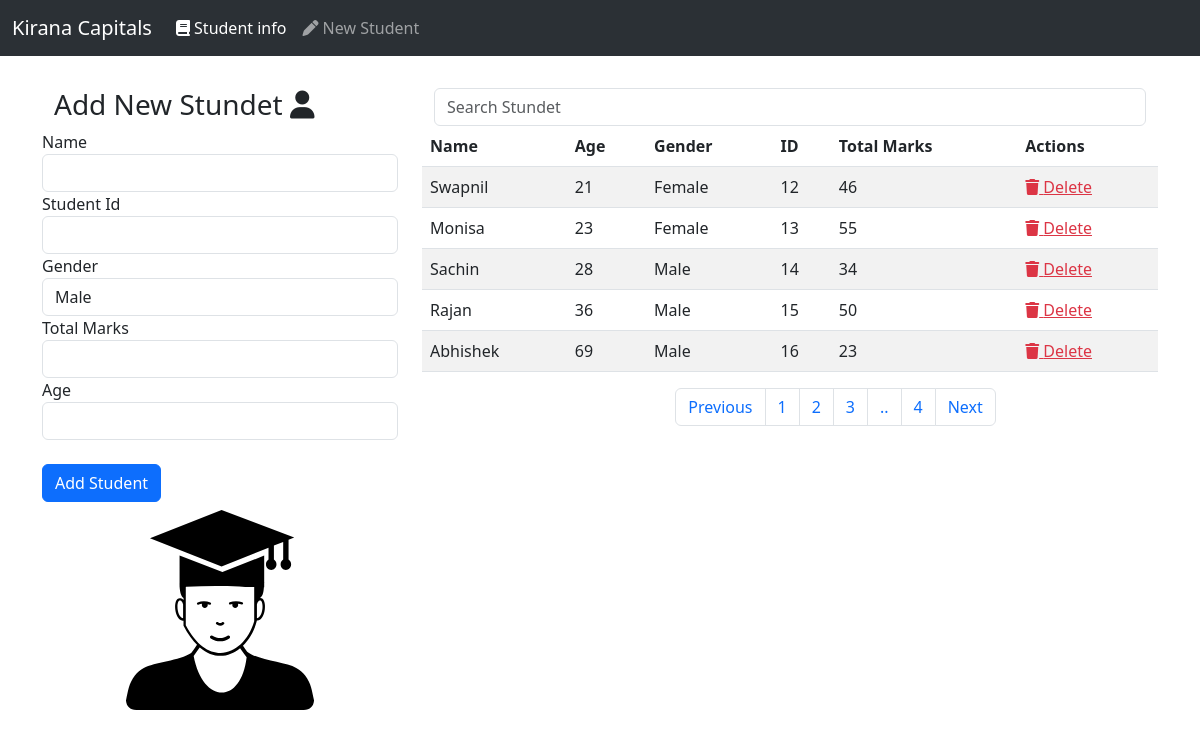
Page /student/service/?page=3 on the committed database.
### student/models.py (models this page shows)
class Student(models.Model):
    studentName = models.CharField(max_length=200,null=False)
    age = models.IntegerField(null=False)
    studentid = models.CharField( max_length=50 , null=False)
    gender =models.CharField(max_length=10,null=False)
    marks = models.IntegerField(null=False)

### student/views.py (the view)
# urls.py: path('',sv.NewStudent.as_view(),name="newstduent"),
class NewStudent(ListView):
    model = Student
    template_name = 'student/newstudent.html'
    context_object_name = 'students'
    ordering = ['id']
    paginate_by = 5
    def get_context_data(self, **kwargs):
        context = super().get_context_data(**kwargs)
        return context

### student/templates/student/newstudent.html (shortened to what this page needs)
{% extends 'core/base.html' %}
{% load static %}
{% block content %}
{% include 'core/navbar.html' %}
<div class="container mt-4">
    <div class="row">
        <div class="col-sm-4">
            <div class="container mt-2">
                <h3>Add New Stundet <i class="fas fa-user"></i> </h3>
            </div>
            <form action="validate/user" method="post" >
                <label for="name">Name</label>
                <input type="text" name="name" id="name" class="form-control" required>
                <label for="id">Student Id</label>
                <input type="text" name="id" class="form-control" required>
                <label for="gender">Gender</label>
                <select name="gender" class="form-control">
                    <option value="Male">Male</option>
                </select>
                <label for="marks">Total Marks</label>
                <input type="number" name="marks" class="form-control" required>
                <label for="age">Age</label>
                <input type="number" name="age" id="age" class="form-control" required>
                <input type="submit" value="Add Student" class="btn btn-primary mt-4">
            </form>
            <div class="container mt-2">
                <img src="{% static 'student/img/icon.svg' %}" alt="" width="100%" height="200">
            </div>
        </div>
        <div class="col-sm-8">
        {% if students %}
        <div class="container mt-2">
            <input type="text" class='form-control' onkeyup="myFunction()" placeholder="Search Stundet " id="myInput">
        </div>
        <table class="table table-striped" id='myTable'>
                <thead>
                    <tr>
                        <th>Name</th>
                        <th>Age</th>
                        <th>Gender</th>
                        <th>ID</th>
                        <th>Total Marks</th>
                        <th>Actions</th>
                    </tr>
                </thead>
                <tbody>
            {% for i in students %}
            <tr>
        <td> {{i.studentName}}</td>
        <td> {{i.age}}</td>
        <td> {{i.gender}}</td>
        <td> {{i.studentid}}</td>
        <td> {{i.marks}}</td>
        <td>  <a href="delete/student/{{i.studentid}}" class="text-danger"> <i class="fa-solid fa-trash"></i> Delete</a></td>
            </tr>
            {% endfor %}
                </tbody>
        </table>
        {% if is_paginated %}
        <div class="row">
            <div class="col-sm-4"></div>
            <div class="col-sm-8">
                <nav aria-label="Page navigation example">
                    <ul class="pagination">
                        {% if page_obj.has_previous %}
                      <li class="page-item"><a class="page-link" href="?page={{page_obj.previous_page_number}}">Previous</a></li>
                      {% endif %}
                      <li class="page-item"><a class="page-link" href="?page=1">1</a></li>
                      <li class="page-item"><a class="page-link" href="?page=2">2</a></li>
                      <li class="page-item"><a class="page-link" href="?page=3">3</a></li>
                      <li class="page-item"><a class="page-link" href="#">..</a></li>
                      <li class="page-item"><a class="page-link" href="?page={{page_obj.paginator.num_pages}}">{{page_obj.paginator.num_pages}}</a></li>
                      {% if page_obj.has_next %}
                      <li class="page-item"><a class="page-link" href="?page={{page_obj.next_page_number}}">Next</a></li>
                      {% endif %}
                      {% endif %}
        {% else %}
        <h3 class="text-center mt-4">No Student..</h3>
        {% endif %}
        </div>
    </div>
</div>
{% endblock content %}

### rows in the picture
Student: studentName "Swapnil", age "21", gender "Female", studentid "12", marks "46"
Student: studentName "Monisa", age "23", gender "Female", studentid "13", marks "55"
Student: studentName "Sachin", age "28", gender "Male", studentid "14", marks "34"
Student: studentName "Rajan", age "36", gender "Male", studentid "15", marks "50"
Student: studentName "Abhishek", age "69", gender "Male", studentid "16", marks "23"

### other values in the picture
{{ page_obj.paginator.num_pages }} "4"
